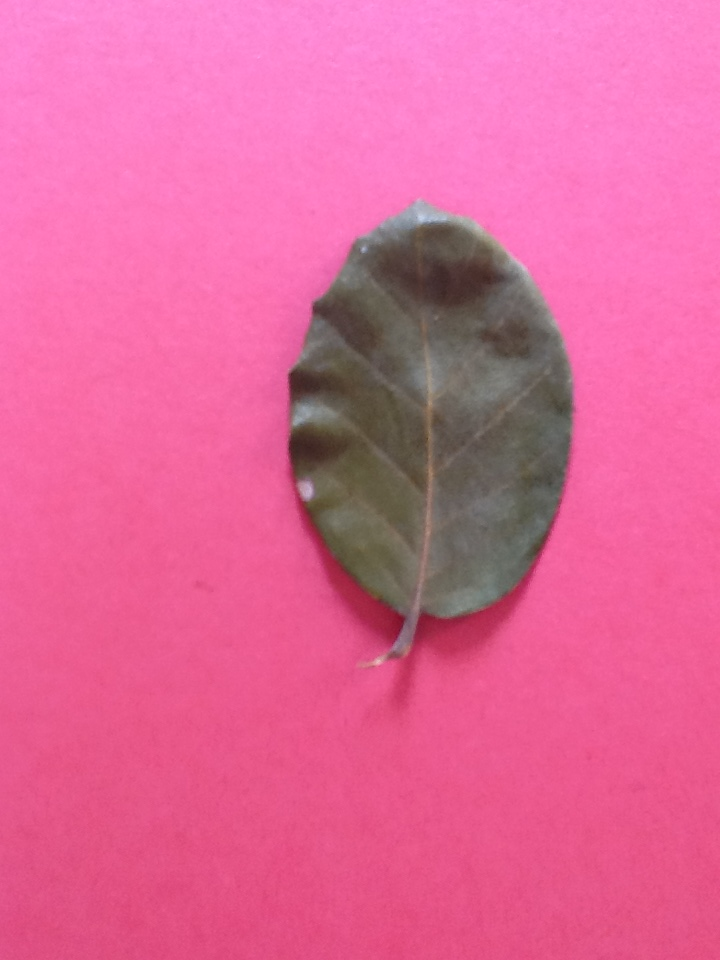
#> input picture leaves/1. Quercus suber/iPAD2_C01_EX01.JPG, 720 x 960 px, found by its file name; its folder holds 3 pictures in this run
$ python 'new leaves.py'
#> lines starting #> are read from the running program, lines starting #| are printed output that depends on the picture
import os
import pandas as pd
from PIL import Image


def find_folder(p: str, first_char: int):
    for entry in os.listdir(p):
        a = int(first_char / 10)
        b = first_char % 10
        if a == 0:
            if os.path.isdir(os.path.join(p, entry)) and entry[0] == str(b):
                return os.path.join(p, entry)  # Return full path
        else:
            if os.path.isdir(os.path.join(p, entry)) and entry[0] == str(a) and entry[1] == str(b):
                return os.path.join(p, entry)  # Return full path

    return None


def extract_features(image_path):
    image = Image.open(image_path)
    image = image.convert('L')
    image = image.resize((50, 50))
    features = list(image.getdata())
    return features


def get_new_features():
    cols = list()
    for i in range(16, 2516):
        cols.append(f'{i}')
    new_df = pd.DataFrame(columns=cols, dtype=float)

    for i in range(1, 37):
        if 15 < i < 22:
            continue
        path = f'leaves'
        full_path = find_folder(path, i)
        for filename in os.listdir(full_path):
            image_path = full_path + "\\" + filename
            row = extract_features(image_path)
            new_df.loc[new_df.shape[0]] = row

    return new_df


df = pd.read_csv("leaves.csv", header=None)
#> (reads leaves.csv from the repository)
df = df.join(get_new_features())
#> in extract_features, image is the input picture: PIL image 720x960 RGB; mean R, G, B 223.9, 102.6, 153.2
#> in extract_features, `image = image.convert('L')`:
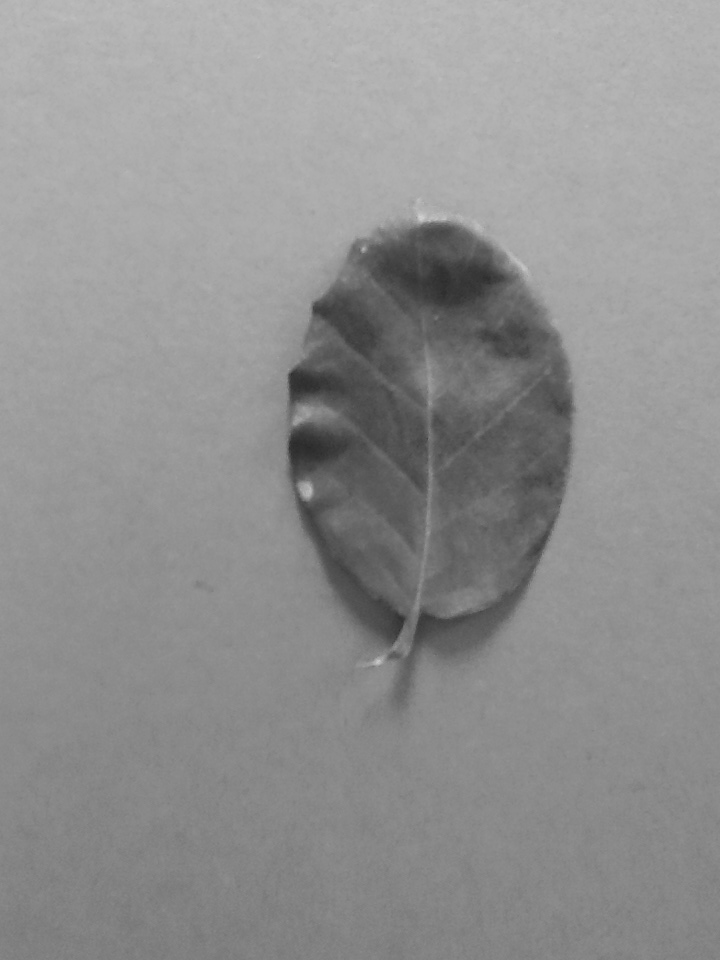
#> image: PIL image 720x960 L; min 40, max 209, mean 144.6
#> in extract_features, `image = image.resize((50, 50))`:
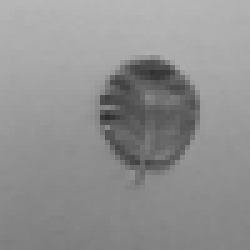
#> image: PIL image 50x50 L (shown 5 times larger); min 46, max 184, mean 144.6
#> in extract_features, `features = list(image.getdata())`: features = 2500 values, max 184 at index 25, min 46 at index 1171, mean 144.6
#> in get_new_features, `row = extract_features(image_path)`: row has the same summary as features in extract_features
#> (the run stopped early here; a loop or call above may not have finished)
